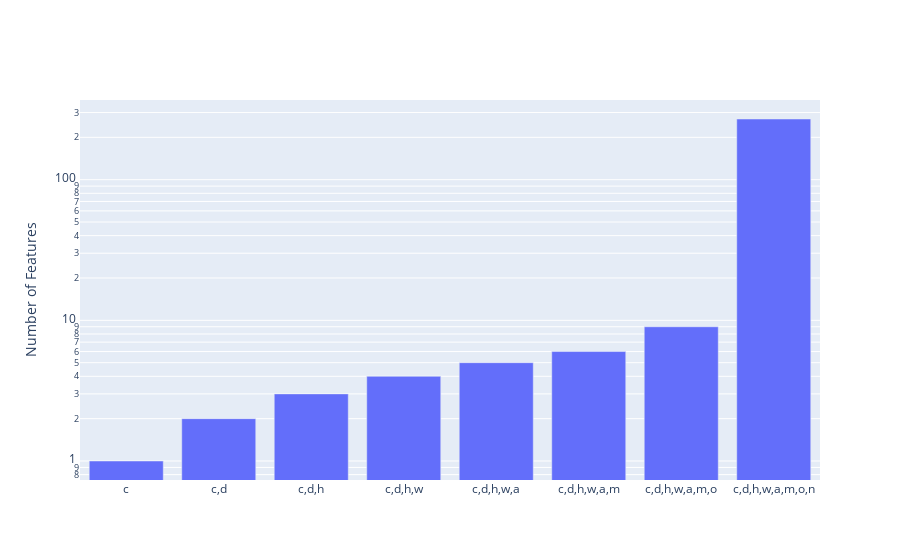

The code cell stored with this chart in its notebook:
### Markdown cell above
Notice that adding the origin of the vehicle resulted in a small decrease in training error and validation error but adding the name resulted in a large decrease in training error and moderate increase in validation error.  The introduction of vehicle name feature resulted in **overfitting**.  To see why this might have happened let's look at the number of features in each model.

### Code cell
fig = go.Figure()
fig.add_trace(go.Bar(
    x = list(models.keys()), 
    y = [len(models[m]["LinearModel"].coef_) for m in models]
))
fig.update_yaxes(title="Number of Features",type="log")

### Figure 1 — Plotly figure (JSON) as saved in the notebook; plotly's stock layout.template omitted (floating-point values rounded to 4 significant figures)
{"data": [{"type": "bar", "x": ["c", "c,d", "c,d,h", "c,d,h,w", "c,d,h,w,a", "c,d,h,w,a,m", "c,d,h,w,a,m,o", "c,d,h,w,a,m,o,n"], "y": [1, 2, 3, 4, 5, 6, 9, 270]}], "layout": {"yaxis": {"title": {"text": "Number of Features"}, "type": "log"}}}
